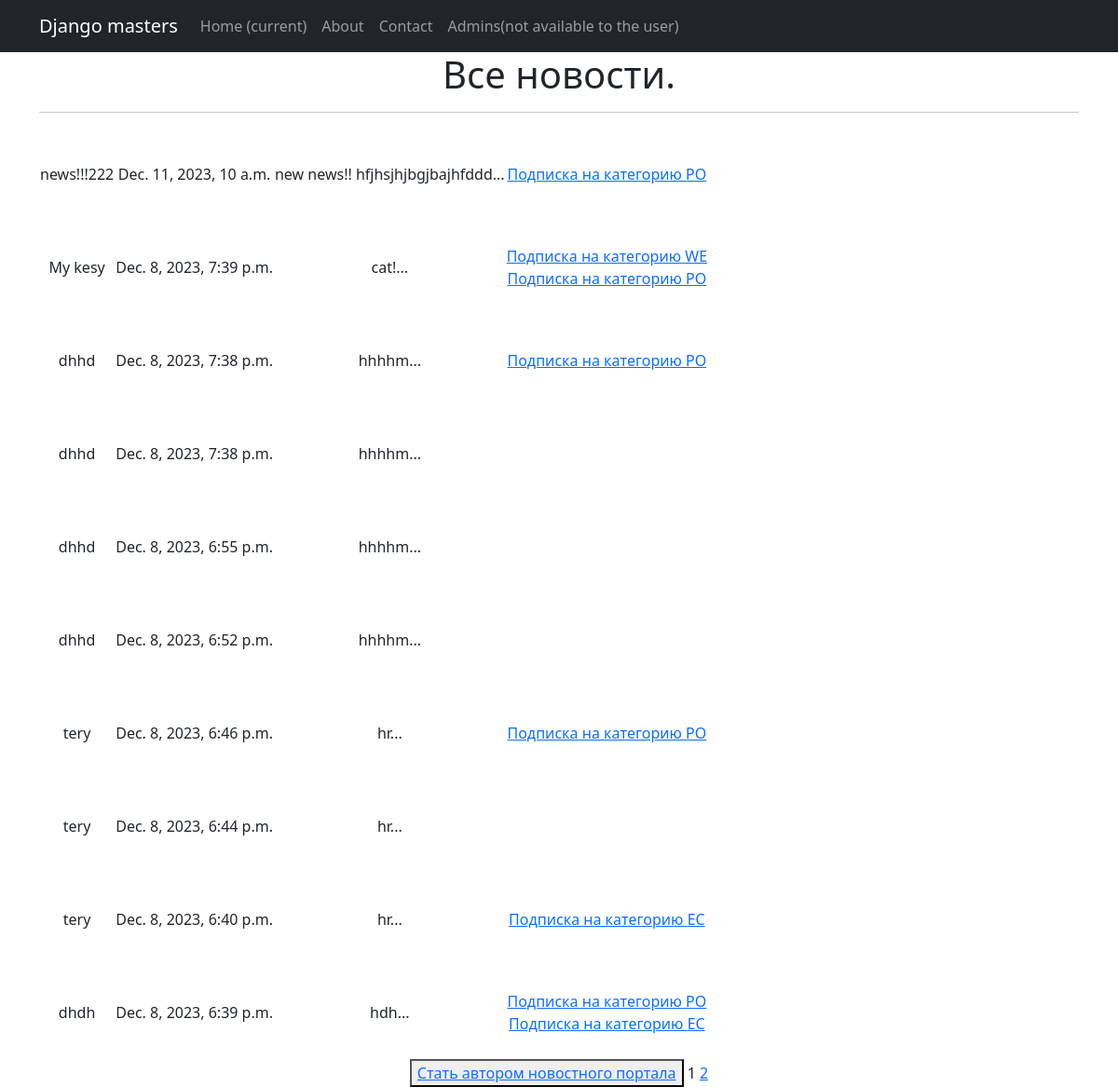
The page /NewsPaper/ on the database its author committed.
### news/models.py (models this page shows, shortened)
class Post(models.Model):
    news = 'NE'
    article = 'AR'
    FIELD = [
        (news, 'Новость'),
        (article, 'Статья')
    ]
    article_or_news = models.CharField(max_length=2, choices=FIELD)
    data_time = models.DateTimeField(auto_now_add=True)
    name_news = models.CharField(max_length=255)
    text_news = models.TextField()
    rating_news = models.IntegerField(default=0)
    author_post = models.ForeignKey(Author, on_delete=models.CASCADE)
    post_category = models.ManyToManyField(Category, through='PostCategory')
    def preview(self):
        return self.text_news[0:124] + '...'

class Category(models.Model):
    world_events = 'WE'
    politics = 'PO'
    culture = 'CU'
    economics = 'EC'
    technology = 'TE'
    science = 'SC'
    CATEGORY_NEWS = [
        (world_events, 'События в мире'),
        (politics, 'Политика'),
        (culture, 'Культура'),
        (economics, 'Экономика'),
        (technology, 'Технологии'),
        (science, 'Наука')
    ]
    category_new = models.CharField(max_length=2, choices=CATEGORY_NEWS, unique=True)
    subscribers = models.ManyToManyField(User, through='AuthorCategory', related_name='categories')
    def __str__(self):
        return self.category_new

### news/views.py (the view)
# urls.py: path('', cache_page(60)(NewsList.as_view()), name='news_list'),
class NewsList(ListView):
    model = Post
    ordering = '-data_time'
    template_name = 'news.html'
    context_object_name = 'news'
    paginate_by = 10
    def get_queryset(self):
        queryset = super().get_queryset()
        self.filterset = NewsFilter(self.request.GET, queryset)
        return self.filterset.qs
    def get_context_data(self, **kwargs):
        context = super().get_context_data(**kwargs)
        context['is_not_premium'] = not self.request.user.groups.filter(name='authors').exists()
        context['filterset'] = self.filterset
        return context

### templates/news.html (shortened to what this page needs)
{% extends 'flatpages/default.html' %}
{% block content %}
<h1>Все новости.</h1>
<hr>
<table>
 {% for post in news %}
           <tr style="height: 100px;">
               <td style="height: 100px;">{{ post.name_news }}</td>
               <td style="height: 100px;">{{ post.data_time }}</td>
               <td style="height: 100px;">{{ post.preview }}</td>
               <td style="height: 100px;">
                   {% for category in post.post_category.all %}
                   <a href="categories/{{ category.id }}/" >Подписка на категорию {{ category }}<br></a>
                   {% endfor %}
               </td>
           </tr>
           {% endfor %}
</table>
{% if is_not_premium %}
<button> <a href="upgrade/"> Стать автором новостного портала</a> </button>
{% endif %}
   {{ page_obj.number }}
   {% if page_obj.has_next %}
       <a href="?page={{ page_obj.next_page_number }}">{{ page_obj.next_page_number }}</a>
   {% endif %}
{% endblock content %}

### rows shown on the page
Post: name_news "news!!!222", data_time "Dec. 11, 2023, 10 a.m.", preview "new news!! hfjhsjhjbgjbajhfddd..."
Category: category_new "PO"
Post: name_news "My kesy", data_time "Dec. 8, 2023, 7:39 p.m.", preview "cat!..."
Category: category_new "WE"
Post: name_news "dhhd", data_time "Dec. 8, 2023, 7:38 p.m.", preview "hhhhm..."
Post: name_news "dhhd", data_time "Dec. 8, 2023, 7:38 p.m.", preview "hhhhm..."
Post: name_news "dhhd", data_time "Dec. 8, 2023, 6:55 p.m.", preview "hhhhm..."
Post: name_news "dhhd", data_time "Dec. 8, 2023, 6:52 p.m.", preview "hhhhm..."
Post: name_news "tery", data_time "Dec. 8, 2023, 6:46 p.m.", preview "hr..."
Post: name_news "tery", data_time "Dec. 8, 2023, 6:44 p.m.", preview "hr..."
Post: name_news "tery", data_time "Dec. 8, 2023, 6:40 p.m.", preview "hr..."
Category: category_new "EC"
Post: name_news "dhdh", data_time "Dec. 8, 2023, 6:39 p.m.", preview "hdh..."

### other values the page prints
{{ page_obj.number }} "1"
{{ page_obj.next_page_number }} "2"
